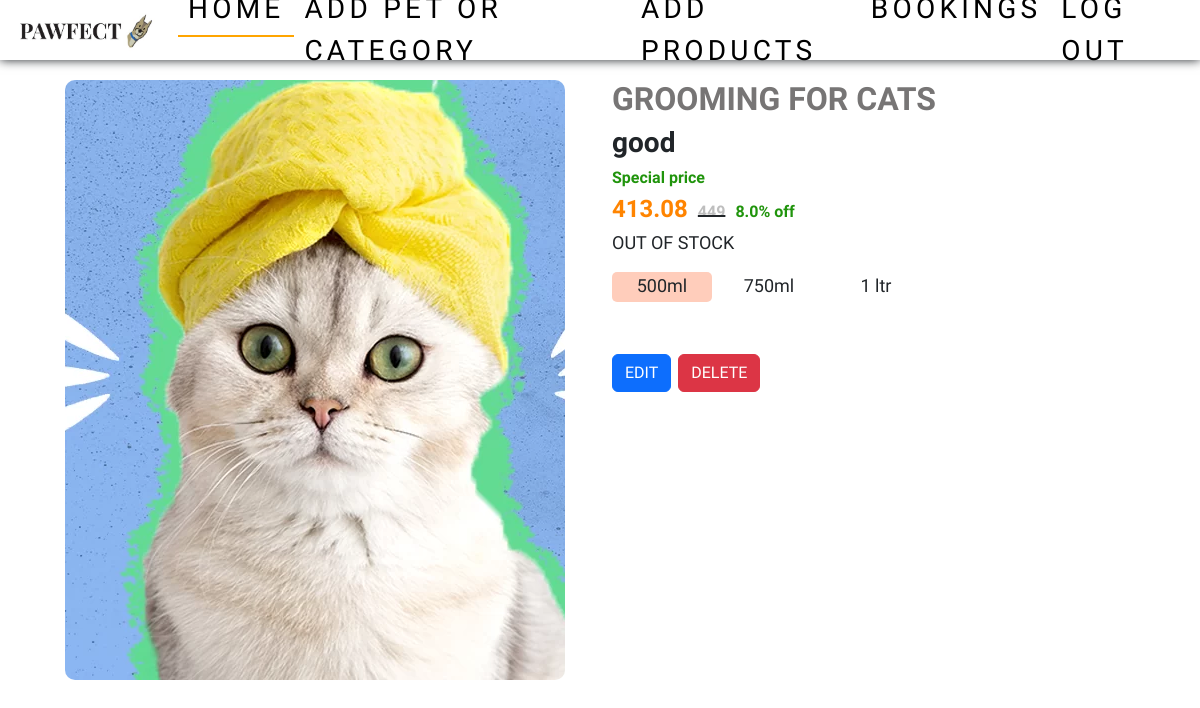
The page /shopProd/3 (signed in) on the database its author committed.
### app/models.py (models this page shows)
class Product(models.Model):
    category=models.ForeignKey(Category, on_delete=models.CASCADE)
    name=models.TextField()
    img=models.FileField()
    dis=models.TextField()

class Details(models.Model):
    product=models.ForeignKey(Product, on_delete=models.CASCADE)
    dis=models.TextField()
    price=models.IntegerField()
    ofr_per=models.FloatField()
    ofr_price=models.FloatField()
    stock=models.IntegerField()

### app/views.py (the view)
# urls.py: path('shopProd/<pid>',views.shopProd),
def shopProd(req,pid):
    if 'eshop' in req.session:
        data=Product.objects.get(pk=pid)
        data1=Details.objects.filter(product=pid)
        data2=Details.objects.get(product=pid,pk=data1[0].pk)
        if req.GET.get('dis'):
            dis=req.GET.get('dis')
            data2=Details.objects.get(product=pid,pk=dis)
        return render(req,'shop/shopProd.html',{'data':data,'data1':data1,'data2':data2})
    else:
        return redirect(shop_login)

### templates/shop/shopProd.html (shortened to what this page needs)
<!DOCTYPE html>
<html lang="en">
<head>
    {% load static %}
    <link href="https://cdn.jsdelivr.net/npm/bootstrap@5.3.3/dist/css/bootstrap.min.css" rel="stylesheet">
    <link rel="stylesheet" href="https://cdnjs.cloudflare.com/ajax/libs/font-awesome/6.7.2/css/all.min.css" />
    <link rel="stylesheet" href="{% static 'css/style.css' %}">
    <link rel="stylesheet" href="{% static 'css/userHome.css' %}">
    <link rel="stylesheet" href="{% static 'css/product.css' %}">
</head>
<body>
    <nav class="navbar navbar-expand-sm  fixed-top">
        <div class="container-fluid">
          <a class="navbar-brand" href="#"><img src="{% static 'images/pawfectlogo.jpg'%}" alt="" width="150px"></a>
          <div class="collapse navbar-collapse" id="collapsibleNavbar">
            <ul class="navbar-nav">
              <li class="nav-item">
                <a class="nav-link active" href="../shop_home">Home</a>
              </li>
              <li class="nav-item">
                <a class="nav-link" href="../add_pet">Add Pet or Category</a>
              </li>
              <li class="nav-item">
                <a class="nav-link" href="../add_prod">Add Products</a>
              </li>
              <li class="nav-item">
                <a class="nav-link" href="../booking">Bookings</a>
              </li>
              <li class="nav-item">
                <a class="nav-link" href="../logout">Log out</a>
              </li>
            </ul>
          </div>
        </div>
      </nav>
    <div class="container">
      <div class="row">
        <div class="col-lg-6">
            <img class="petPhoto" src="{{data.img.url}}" alt="" >
        </div>
        <div class="col-lg-6">
            <h2>{{data.name}}</h2>
            <h3>{{data.dis}}</h3>
            <h4 class="offerPer">Special price</h4>
            <h4><span class="offerPrice">{{data2.ofr_price}}</span><del><span class="price">{{data2.price}}</span></del><span class="offerPer">{{data2.ofr_per}}% off</span></h4>
            {% if data2.stock > 0 %}
            <h4 class=" stock"> ONLY {{data2.stock}} LEFT</h4>
            {% else %}
            <h4 class="stock">OUT OF STOCK </h4>
            {% endif %}
            {% for j in data1 %}
            <label class="" for="">
              <div class="label">{{j.dis}}</div>
            </label>
            {% endfor %} <br>
            <a class="btn btn-primary" href="../edit_prod/{{data.pk}}">EDIT</a>
            <a class="btn btn-danger" href="../delete_prod/{{data.pk}}">DELETE</a>
        </div>
    </div>
    </div>
</body>
</html>

### static/css/style.css (style rules this page uses)
body { margin-top: 60px; font-family: 'Cute Font'; font-size: 28px; }
.navbar { background-color: rgb(255, 255, 255); box-shadow: 0 0 10px ; height: 60px; }
.nav-link { color: rgb(0, 0, 0); padding: 5px 10px !important; text-transform: uppercase; letter-spacing: 0.15em; display: inline-block; position: relative; }
.active { color: black; border-bottom: 2px solid orange; }
.container { padding-top: 20px; }
.price { font-size: 16px; font-weight: 700; color: rgba(128, 128, 128, 0.511); padding-right: 10px; }
.offerPrice { font-weight: 700; color: rgb(255, 132, 0); padding-right: 10px; }
.offerPer,.discount { font-size: 16px; font-weight: 700; color: rgb(32, 148, 12); }
.stock { font-size: 18px; }

### static/css/userHome.css (style rules this page uses)
.container { margin-top: 20px; }
.petPhoto { border-radius: 10px; display: block; margin-left: auto; margin-right: auto; width: 200px; height: 200px; object-fit: cover; }

### static/css/product.css (style rules this page uses)
.container img { width: 500px; height: 600px; object-fit: cover; }
.label { font-size: 18px; width: 100px; height: 30px; font-weight: 700px; border-radius: 5px; text-align: center; }
input[type="radio"]:checked + .label { background-color: rgb(255, 205, 187); border-color: rgb(26, 27, 26); }
.btn { margin-top: 50px; }
h2,h3 { font-weight: 700; }
h2 { color: #777575; }

### rows shown on the page
Product: img (picture), name "GROOMING FOR CATS", dis "good"
Details: ofr_price "413.08", price "449", ofr_per "8.0", dis "500ml"
Details: dis "750ml"
Details: dis "1 ltr"
